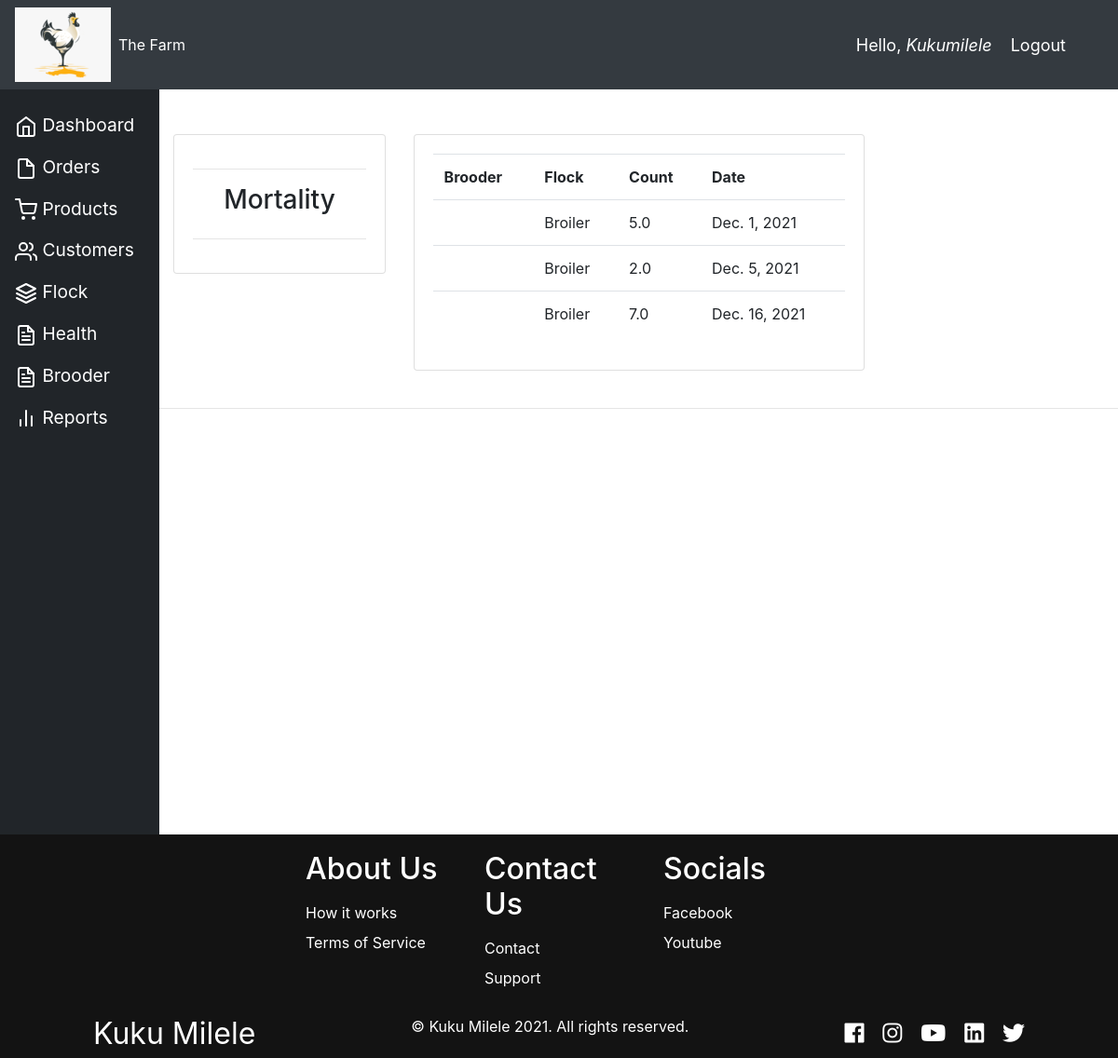
/mortality/ (signed in), run on the app's committed database.
### accounts/models.py (models this page shows)
class Mortality(models.Model):
    flock = models.ForeignKey(Flock, null=True, on_delete=models.CASCADE)
    mortality_count = models.FloatField(
        null=True, validators=[MinValueValidator(1.0)])
    mortality_date = models.DateField(auto_now_add=True, null=True)

class Flock(models.Model):
    BREED_TYPE = (
        ("Broiler", "Broiler"),
        ("Layers", "Layers"),
    )
    flock_breedtype = models.CharField(
        max_length=100, null=True, choices=BREED_TYPE)
    batch_no = models.FloatField(null=True, validators=[
                                 MinValueValidator(1.0)])
    flock_quantity = models.FloatField(
        null=True, validators=[MinValueValidator(1.0), MaxValueValidator(100.0)]
    )
    date_flock_bought = models.DateTimeField(auto_now_add=True, null=True)
    flock_price = models.FloatField(
        null=True, validators=[MinValueValidator(1.0)])
    is_closed = models.BooleanField(default=False, null=True)
    brooder = models.ForeignKey(Brooder, null=True, on_delete=models.SET_NULL)
    def __str__(self):
        return self.flock_breedtype

### accounts/decorators.py (the view)
        def wrapper_func(request, *args, **kwargs):
            group = None
            if request.user.groups.exists():
                group = request.user.groups.all()[0].name
            if group in allowed_roles:
                return view_func(request, *args, **kwargs)
            else:
                return HttpResponse('You are not authorized to view this page as per the decorator')

### accounts/views.py (called while the page is built)
@login_required(login_url="login")
@allowed_users(allowed_roles=["admin", "health"])
def mortality(request):
    mortalities = Mortality.objects.all()
    context = {"mortalities": mortalities}
    return render(request, "accounts/mortality.html", context)

### accounts/templates/accounts/mortality.html
{% extends 'accounts/main.html' %} {% load static %} {% block content %}
<br />
<br />
<div class="row">
  <div class="col-md-3">
    <div class="card card-body">
      <hr />
      <h3 style="text-align: center">Mortality</h3>
      <hr />
    </div>
  </div>
  <div class="col-md-6">
    <div class="card card-body">
      <table class="table">
        <tr>
          <th>Brooder</th>
          <th>Flock</th>
          <th>Count</th>
          <th>Date</th>
        </tr>
        {% for mortality in mortalities %}
        <tr>
          <td>{{mortality.brooder}}</td>
          <td>{{mortality.flock}}</td>
          <td>{{mortality.mortality_count}}</td>
          <td>{{mortality.mortality_date}}</td>
        </tr>
        {% endfor %}
      </table>
    </div>
  </div>
</div>
{% endblock %}

### accounts/templates/accounts/navbar.html (shortened to what this page needs)
{% load static %}
<nav class="navbar navbar-expand-lg navbar-dark bg-dark">
  <a href="{% url 'home' %}"
    ><img src="{% static 'images/logo.png' %}" alt=""
  /></a>
  <div class="collapse navbar-collapse" id="navbarNav">
    <ul class="navbar-nav">
      <li class="nav-item active">
        <a class="nav-link" href="{% url 'home' %}">The Farm</a>
      </li>
    </ul>
  </div>
  <span class="hello-msg">Hello,<i class="username"> {{request.user}}</i></span>
  <span class="hello-msg"
    ><a class="hello-msg" href="{% url 'logout' %}">Logout</a></span
  >
</nav>

### static/css/main.css (style rules this page uses)
*, html { scroll-behavior: smooth; }
body { background-color: #ebeff5; }

### accounts/templates/accounts/navbar.html (style rules this page uses)
.hello-msg { font-size: 18px; color: #fff; margin-right: 20px; }

### data on the page
Mortality: flock "Broiler", mortality_count "5.0", mortality_date "Dec. 1, 2021"
Mortality: flock "Broiler", mortality_count "2.0", mortality_date "Dec. 5, 2021"
Mortality: flock "Broiler", mortality_count "7.0", mortality_date "Dec. 16, 2021"

### other printed values
{{ request.user }} "Kukumilele"
